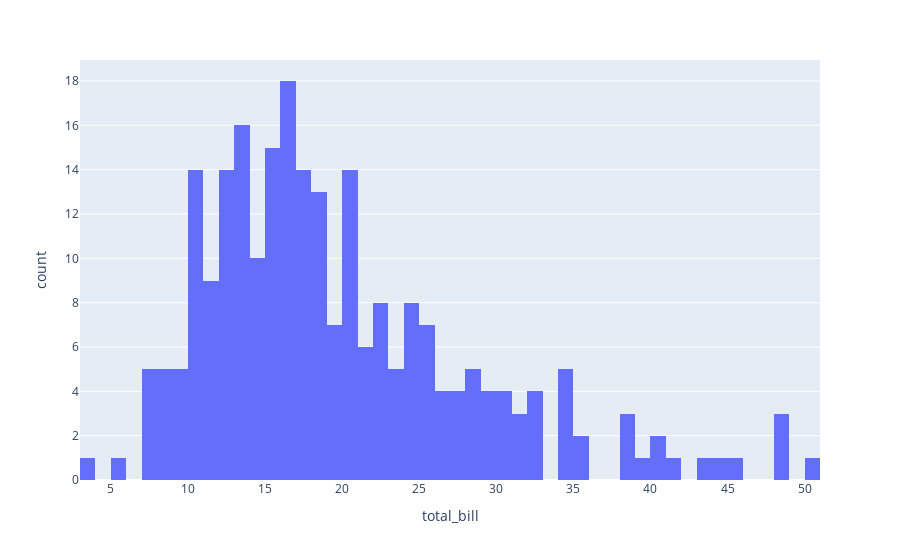

Write notebook code for a chart like this one.
### Markdown cell above
## bins as parameter

### Code cell
import plotly.express as px
df = px.data.tips()
fig = px.histogram(df, x="total_bill", nbins=50)
fig.show()

### Figure 1 — Plotly figure (JSON) as saved in the notebook; plotly's stock layout.template omitted (floating-point values rounded to 4 significant figures; data arrays with more than 128 entries replaced by an {"elided": "..."} marker saying what was removed)
{"data": [{"alignmentgroup": "True", "bingroup": "x", "hoverlabel": {"namelength": 0}, "hovertemplate": "total_bill=%{x}<br>count=%{y}", "legendgroup": "", "marker": {"color": "#636efa"}, "name": "", "nbinsx": 50, "offsetgroup": "", "orientation": "v", "showlegend": false, "type": "histogram", "x": {"elided": "244 float values"}, "xaxis": "x", "yaxis": "y"}], "layout": {"barmode": "relative", "legend": {"tracegroupgap": 0}, "margin": {"t": 60}, "xaxis": {"anchor": "y", "domain": [0, 1], "title": {"text": "total_bill"}}, "yaxis": {"anchor": "x", "domain": [0, 1], "title": {"text": "count"}}}}
